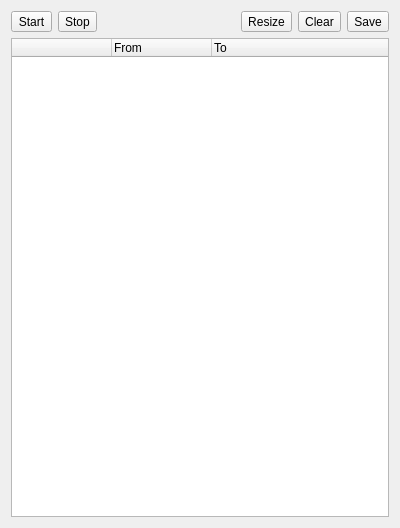
<?xml version="1.0" encoding="UTF-8"?>
<ui version="4.0">
 <class>CallTraceViewer</class>
 <widget class="QWidget" name="CallTraceViewer">
  <property name="geometry">
   <rect>
    <x>0</x>
    <y>0</y>
    <width>400</width>
    <height>528</height>
   </rect>
  </property>
  <property name="windowTitle">
   <string>Call Trace</string>
  </property>
  <layout class="QVBoxLayout" name="verticalLayout">
   <item>
    <layout class="QHBoxLayout" name="horizontalLayout">
     <item>
      <widget class="QToolButton" name="startTraceButton">
       <property name="toolTip">
        <string>Press to start tracing calls and returns</string>
       </property>
       <property name="text">
        <string notr="true">Start</string>
       </property>
      </widget>
     </item>
     <item>
      <widget class="QToolButton" name="stopTraceButton">
       <property name="toolTip">
        <string>Press to stop tracing calls and returns</string>
       </property>
       <property name="text">
        <string notr="true">Stop</string>
       </property>
      </widget>
     </item>
     <item>
      <spacer name="horizontalSpacer_2">
       <property name="orientation">
        <enum>Qt::Horizontal</enum>
       </property>
       <property name="sizeHint" stdset="0">
        <size>
         <width>40</width>
         <height>20</height>
        </size>
       </property>
      </spacer>
     </item>
     <item>
      <widget class="QToolButton" name="resizeButton">
       <property name="toolTip">
        <string>Press to resize the columns to their contents</string>
       </property>
       <property name="text">
        <string notr="true">Resize</string>
       </property>
      </widget>
     </item>
     <item>
      <widget class="QToolButton" name="clearButton">
       <property name="toolTip">
        <string>Press to clear the call trace</string>
       </property>
       <property name="text">
        <string notr="true">Clear</string>
       </property>
      </widget>
     </item>
     <item>
      <widget class="QToolButton" name="saveButton">
       <property name="toolTip">
        <string>Press to save the call trace as a text file</string>
       </property>
       <property name="text">
        <string notr="true">Save</string>
       </property>
      </widget>
     </item>
    </layout>
   </item>
   <item>
    <widget class="QTreeWidget" name="callTrace">
     <property name="alternatingRowColors">
      <bool>true</bool>
     </property>
     <column>
      <property name="text">
       <string> </string>
      </property>
     </column>
     <column>
      <property name="text">
       <string>From</string>
      </property>
     </column>
     <column>
      <property name="text">
       <string>To</string>
      </property>
     </column>
    </widget>
   </item>
  </layout>
 </widget>
 <tabstops>
  <tabstop>startTraceButton</tabstop>
  <tabstop>stopTraceButton</tabstop>
  <tabstop>resizeButton</tabstop>
  <tabstop>clearButton</tabstop>
  <tabstop>saveButton</tabstop>
  <tabstop>callTrace</tabstop>
 </tabstops>
 <resources/>
 <connections/>
</ui>
